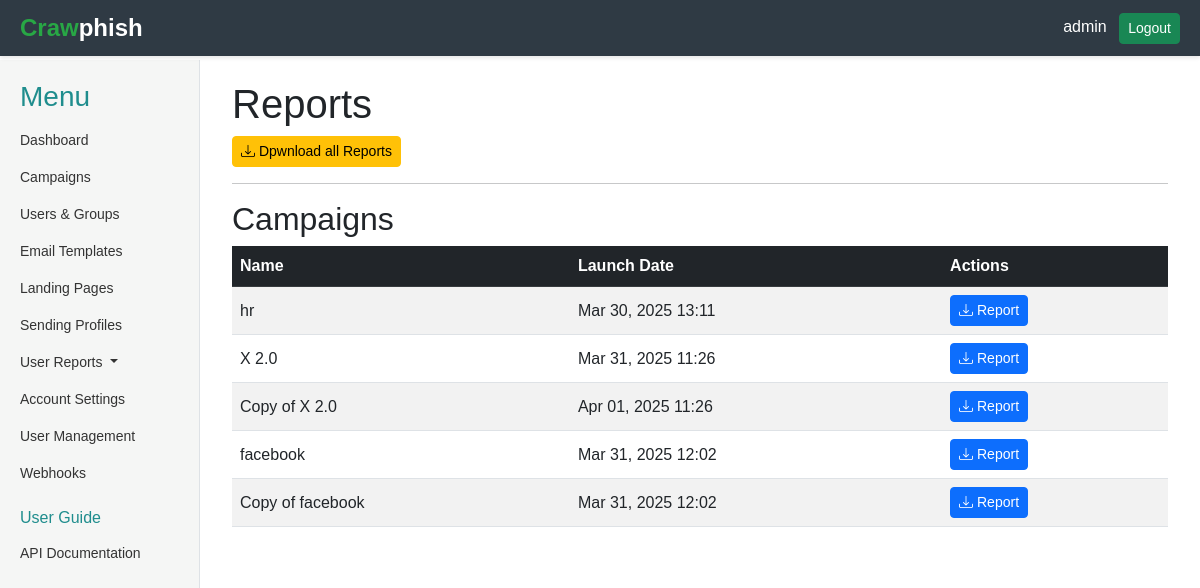
Before: /reports/ (signed in) with the older database file.
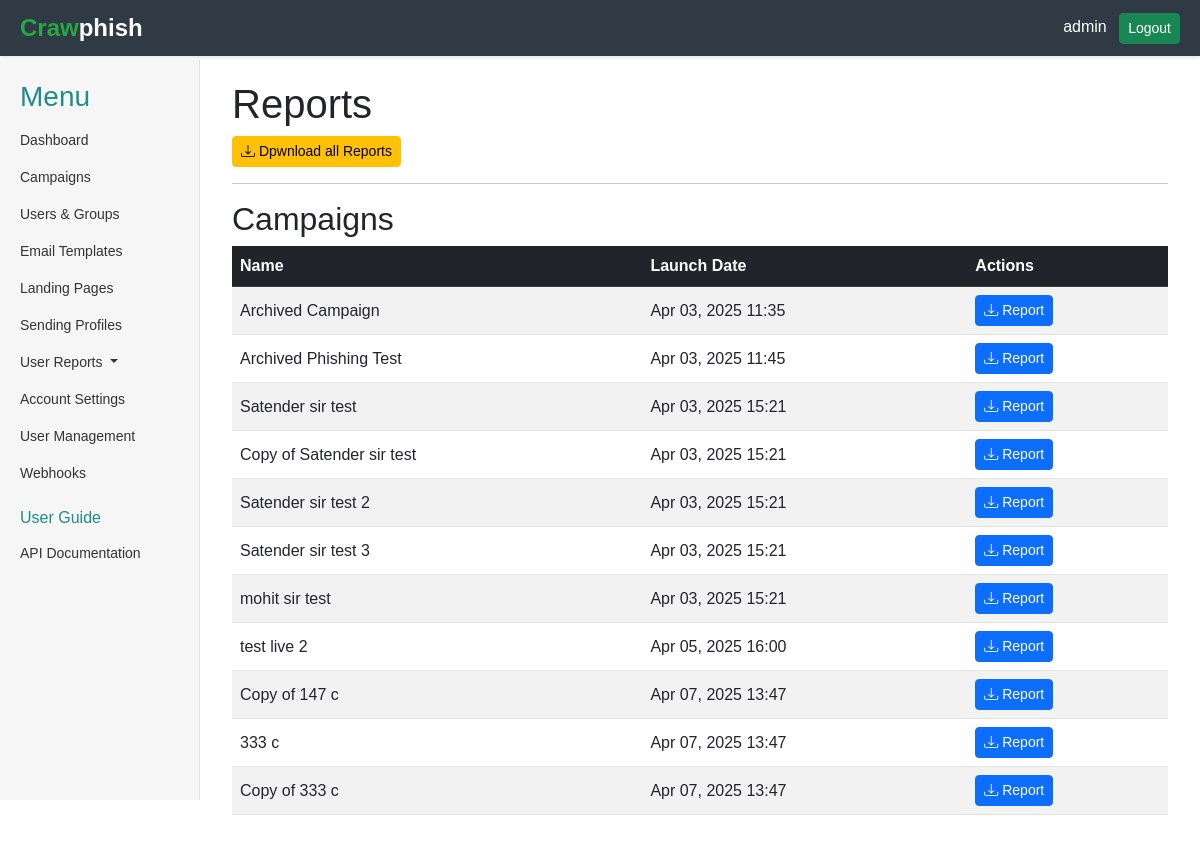
After: the same page with the newer database file.
### core/models.py (models this page shows, shortened)
class Campaign(models.Model):
    STATUS_CHOICES = (
        ('active', 'Active'),
        ('archived', 'Archived'),
    )
    FREQUENCY_CHOICES = (
        ('one_time', 'One Time'),
        ('weekly', 'Weekly'),
        ('biweekly', 'Biweekly'),
        ('monthly', 'Monthly'),
        ('quarterly', 'Quarterly'),
        ('yearly', 'Yearly'),
    )
    SENDING_PERIOD_CHOICES = (
        ('immediate', 'Immediate'),
        ('over_period', 'Over a Period'),
    )
    name = models.CharField(max_length=100)
    campaign_group = models.ForeignKey(CampaignGroup, on_delete=models.SET_NULL, null=True, blank=True)
    url = models.URLField()
    launch_date = models.DateTimeField(default=timezone.now)
    end_date = models.DateTimeField(null=True, blank=True)
    sending_profile = models.ForeignKey('SendingProfile', on_delete=models.CASCADE)
    groups = models.ManyToManyField('Group', blank=True)
    status = models.CharField(max_length=10, choices=STATUS_CHOICES, default='active')
    send_to_all_users = models.BooleanField(
        default=False,
        help_text="If checked, sends to all ExternalUsers; if unchecked, sends to selected groups"
    )
    frequency = models.CharField(
        max_length=20,
        choices=FREQUENCY_CHOICES,
        default='one_time',
        help_text="How often the campaign should run"
    )
    sending_period_type = models.CharField(
        max_length=20,
        choices=SENDING_PERIOD_CHOICES,
        default='immediate',
        help_text="Whether emails are sent all at once or spread out"
    )
    sending_period_days = models.PositiveIntegerField(
        null=True,
        blank=True,
        help_text="Number of days to spread sending if 'Over a Period' is selected"
    )
    track_activity_duration = models.PositiveIntegerField(
        default=3,
        help_text="Number of days to track user activity after the campaign ends"
    )
    track_replied_emails = models.BooleanField(
        default=False,
        help_text="Track if users reply to the phishing email"
    )
    email_templates = models.ManyToManyField(
        'EmailTemplate',
        help_text="Multiple email templates to choose from during the campaign"
    )
    landing_pages = models.ManyToManyField(
        'LandingPage',
        help_text="Multiple landing pages to show after a click"
    )
    clicker_groups = models.ManyToManyField(
        'ClickerGroup',
        blank=True,
        help_text="Groups to add users who click links"
    )
    submitter_groups = models.ManyToManyField(
        'SubmitterGroup',
        blank=True,
        help_text="Groups to add users who enter passwords"
    )
    send_report_after_end = models.BooleanField(
        default=False,
        help_text="Send an email report when the campaign ends"
    )
    hide_from_dashboard = models.BooleanField(
        default=False,
        help_text="Hide campaign data from the dashboard"
    )

### core/views.py (the view)
# urls.py: path('reports/', views.ReportsView.as_view(), name='reports'),
class ReportsView(LoginRequiredMixin, ListView):
    model = Campaign
    template_name = 'core/reports.html'
    context_object_name = 'campaigns'

### core/templates/core/reports.html (shortened to what this page needs)
{% extends 'core/base.html' %}
{% block content %}
<div class="container">
    <h1>Reports</h1>
    <a href="{% url 'core:campaign_reports'%}" class="btn btn-sm btn-warning" data-bs-toggle="tooltip" title="Download All Reports">
        <i class="bi bi-download"></i> Dpwnload all Reports
    </a>
    <hr>
    <h2>Campaigns</h2>
    {% if campaigns %}
        <div class="table-responsive">
            <table class="table table-striped table-hover align-middle">
                <thead class="table-dark">
                    <tr>
                        <th>Name</th>
                        <th>Launch Date</th>
                        <th>Actions</th>
                    </tr>
                </thead>
                <tbody>
                    {% for campaign in campaigns %}
                        <tr>
                            <td>{{ campaign.name }}</td>
                            <td>{{ campaign.launch_date|date:"M d, Y H:i" }}</td>
                            <td>
                                <a href="{% url 'core:campaign_reports' campaign.pk %}" class="btn btn-sm btn-primary" data-bs-toggle="tooltip" title="Download Report">
                                    <i class="bi bi-download"></i> Report
                                </a>
                            </td>
                        </tr>
                    {% endfor %}
                </tbody>
            </table>
        </div>
    {% else %}
        <div class="alert alert-info" role="alert">
            No campaigns available.
        </div>
    {% endif %}
</div>
{% endblock %}

Changed rows visible on the page:
removed Campaign: name "hr", launch_date "Mar 30, 2025 13:11"
removed Campaign: name "X 2.0", launch_date "Mar 31, 2025 11:26"
removed Campaign: name "Copy of X 2.0", launch_date "Apr 01, 2025 11:26"
removed Campaign: name "facebook", launch_date "Mar 31, 2025 12:02"
removed Campaign: name "Copy of facebook", launch_date "Mar 31, 2025 12:02"
added Campaign: name "Archived Campaign", launch_date "Apr 03, 2025 11:35"
added Campaign: name "Archived Phishing Test", launch_date "Apr 03, 2025 11:45"
added Campaign: name "Satender sir test", launch_date "Apr 03, 2025 15:21"
added Campaign: name "Copy of Satender sir test", launch_date "Apr 03, 2025 15:21"
added Campaign: name "Satender sir test 2", launch_date "Apr 03, 2025 15:21"
added Campaign: name "Satender sir test 3", launch_date "Apr 03, 2025 15:21"
added Campaign: name "mohit sir test", launch_date "Apr 03, 2025 15:21"
added Campaign: name "test live 2", launch_date "Apr 05, 2025 16:00"
added Campaign: name "Copy of 147 c", launch_date "Apr 07, 2025 13:47"
added Campaign: name "333 c", launch_date "Apr 07, 2025 13:47"
added Campaign: name "Copy of 333 c", launch_date "Apr 07, 2025 13:47"
